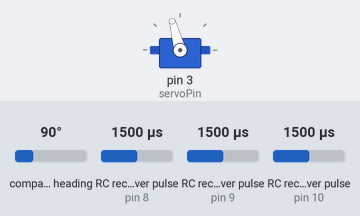
Simulated run of this sketch. Board: Arduino Uno, built with avr-gcc and run on an emulated ATmega328P. On the bench: servo. Wiring (inferred from the names in the program): 3 × RC receiver channel: data pin 8 / data pin 9 / data pin 10. Inputs (shaded band) come from the test bench; at power-on: RC receiver pulse (sensors on pin 8, pin 9, pin 10) 1500 µs, compass heading 90°.

Above: at 1.2 s.
1.3 s: RC receiver pulse (sensor on pin 8) set to 1020 µs
At 2.4 s:
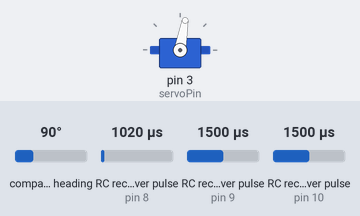
2.8 s: RC receiver pulse (sensor on pin 9) set to 1020 µs
At 3.5 s:
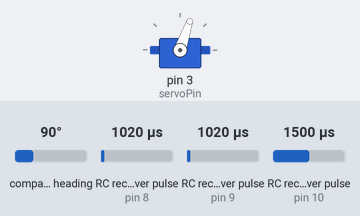
4.3 s: RC receiver pulse (sensor on pin 10) set to 1750 µs
At 4.7 s:
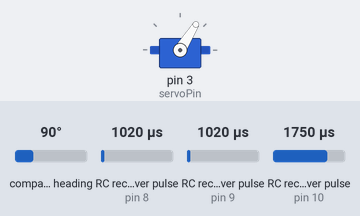
5.8 s: RC receiver pulse (sensor on pin 10) set to 1500 µs
At 7.0 s:
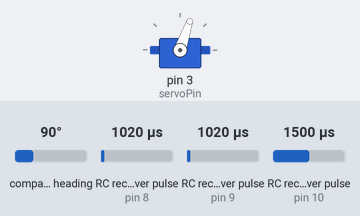
7.3 s: RC receiver pulse (sensor on pin 9) set to 1500 µs
At 8.1 s:
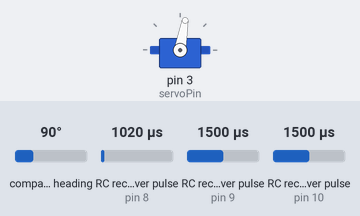
Timing chart, 0 to 9.8 s (numbered marks = the images above; inputs shaded):
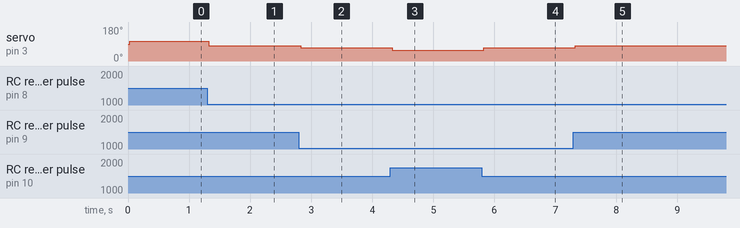

The sketch:

MonocopterControl11_NewConcept.ino
```cpp
#define rcPin1 8   // Pin 8 Connected to CH1 of Transmitter;
#define rcPin2 9   // Pin 9 Connected to CH2
#define rcPin3 10   // Flap
#include <Servo.h>
#include <QMC5883L.h>
#include <Wire.h>
QMC5883L compass;
Servo Servo1;
int servoPin = 3;
int x = 0;  // Receiver Channel 1 PPM value
int y = 0;  // Receiver Channel 2 PPM value
int z = 0;
int x_mid = 1520;
int y_mid = 1500;
int z_mid = 1520;
float flight_bearing;
float current_bearing;
float flight_magnitude = 0;
float x_vec = 0;
float y_vec = 0;
float z_vec = 0;
float default_angle = 105;
float neutral_angle = default_angle;
float servo_angle = 90;
float flap_constant = 0.05;

bool flyDirection = false;

void setup() {
  pinMode(rcPin1, INPUT);
  pinMode(rcPin2, INPUT);
  pinMode(rcPin3, INPUT);
  //Serial.begin(9600);
  //pinMode(2 , OUTPUT);

  Servo1.attach(servoPin);

  Wire.begin();

  compass.init();
  compass.setSamplingRate(200);

  //Serial.begin(9600);
  //Serial.println("QMC5883L Compass Demo");
  //Serial.println("Turn compass in all directions to calibrate....");
}

void loop() {

// Read in the length of the signal in microseconds
  x = pulseIn(rcPin1, HIGH, 50000);  // (Pin, State, Timeout)
  y = pulseIn(rcPin2, HIGH, 50000);
  z = pulseIn(rcPin3, HIGH, 50000);

  x_vec = x_mid - x;
  y_vec = y_mid - y;
  z_vec = z_mid - z;


  int heading = compass.readHeading();
  if(heading==0) {
    /* Still calibrating, so measure but don't print */
  }
  else {
    current_bearing = heading;
  }


  if ((z_vec > 15) or (z_vec < -15)){
    neutral_angle = default_angle + (z_vec * 0.05);

  }

  else {
    neutral_angle = default_angle;
  }


  flight_magnitude = sqrt(sq(x_vec) + sq(y_vec));


  if ((x_vec >= 0) && (y_vec >= 0)){
    flight_bearing = 90 - (57.29578 * atan(y_vec / x_vec));


    if (0 < current_bearing < flight_bearing + 90 or 270 + flight_bearing < current_bearing < 360) {
      flyDirection = true;
    }

    else {
      flyDirection = false;
    }


  }

  else if ((x_vec >= 0) && (y_vec < 0)){
    flight_bearing = 90 + (57.29578 * atan(y_vec / - x_vec));


    if (flight_bearing - 45 < current_bearing < flight_bearing + 45) {
      flyDirection = true;
    }

    else {
      flyDirection = false;
    }


  }

  else if ((x_vec < 0) && (y_vec < 0)){
    flight_bearing = 270 - (57.29578 * atan(y_vec / x_vec));


    if (flight_bearing - 45 < current_bearing < flight_bearing + 45) {
      flyDirection = true;
    }

    else {
      flyDirection = false;
    }


  }

  else if ((x_vec < 0) && (y_vec >= 0)){
    flight_bearing = 270 + (57.29578 * atan(y_vec / - x_vec));


    if (flight_bearing - 45 < current_bearing < 360 or 0 < current_bearing < 360 - flight_bearing) {
      flyDirection = true;
    }

    else {
      flyDirection = false;
    }


  }


  if (flight_magnitude > 25) {
    //servo_angle = neutral_angle + (flap_constant * flight_magnitude * 57.29578 * sin(0.01745329 * (current_bearing - flight_bearing) + 4.712389));


    if (flyDirection == true) {
      servo_angle = neutral_angle - flap_constant * flight_magnitude;
    }

    else if (flyDirection == false) {
      servo_angle = neutral_angle + flap_constant * flight_magnitude;
    }


  }

  else if (flight_magnitude <= 25) {
    servo_angle = neutral_angle;
  }

  Servo1.write(servo_angle);


  //if ( current_bearing > 230 and current_bearing < 310 ) {
    //digitalWrite(2, HIGH);
  //}

  //else {
    //digitalWrite(2, LOW);
  //}


}
```

Measured:
- after the input at 1.3 s, servo on pin 3 (servoPin): 105° → 80° at once
- after the input at 2.8 s, servo on pin 3 (servoPin): 80° → 71° at once
- after the input at 4.3 s, servo on pin 3 (servoPin): 71° → 58° at once
- after the input at 5.8 s, servo on pin 3 (servoPin): 58° → 71° at once
- after the input at 7.3 s, servo on pin 3 (servoPin): 71° → 80° at once
